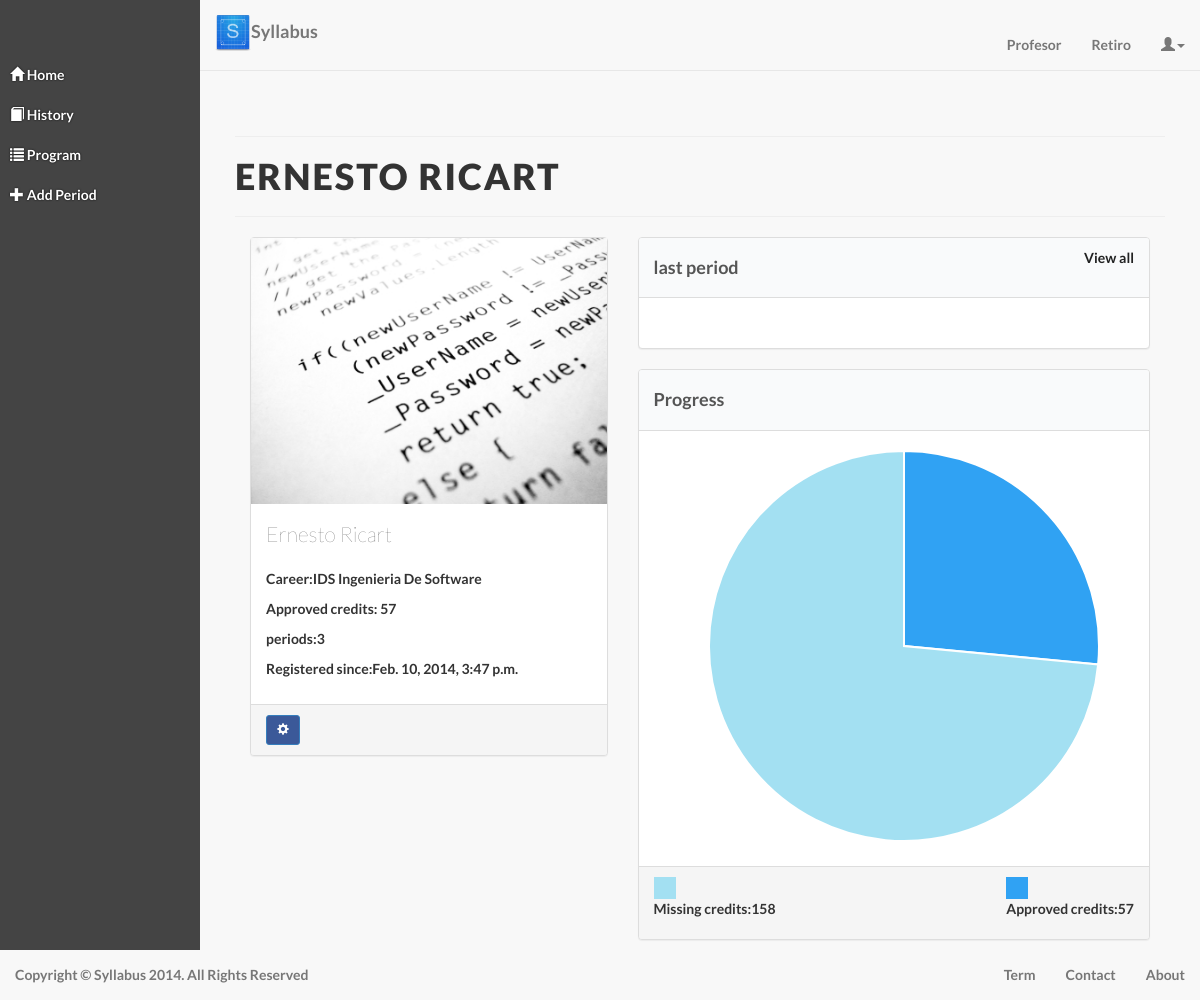
The app's page /dash/ (signed in) with its own data.
### account/models.py (models this page shows, shortened)
class UserProfile(models.Model):
    user = models.OneToOneField(User)
    carrera = models.ForeignKey('Carrera')
    def __unicode__(self):
        return self.user.email
    def get_credito_apobado (self):
        ap=0
        materia=MateriaDadas.objects.filter(user=self)
        for m in materia:
            ap += m.materia.credito
        return ap
    def get_credito_faltante(self):
        materias =Carrera.objects.get(id=self.carrera.id).materias.all()
        ap=0
        for m in materias:
            ap += m.credito
        return ap-self.get_credito_apobado()
    def get_Total_Trimestre(self):
        periodo=Periods.objects.filter(user=self)
        return len(periodo)

class Carrera(models.Model):
    id = models.CharField('ID', primary_key=True,max_length=3)
    nombre = models.CharField(max_length=30, blank=False, null=False)
    materias=models.ManyToManyField('Materia')
    max_credits=models.IntegerField(default=19)
    def __unicode__(self):
        return u'%s %s' % (self.id, self.nombre)

class MateriaDadas (models.Model):
    materia = models.ForeignKey('Materia')
    user = models.ForeignKey('UserProfile')
    aprobada = models.BooleanField(default=False)

class Materia(models.Model):
    id = models.CharField('ID', primary_key=True,max_length=6)
    nombre = models.CharField(blank=False, null=False,max_length=60)
    credito = models.IntegerField()
    creditoRequsito = models.IntegerField(default=0)
    importancia = models.IntegerField(default=0)
    profesor = models.ManyToManyField('Profesor',null=True, blank=True)
    prerequsito = models.ManyToManyField('Materia', null=True, blank=True)

### Dash/views.py (the view)
# urls.py: url(r'^dash/$','dash',name='dash'),
@login_required(login_url='/login/')
def dash(request):
    prof = UserProfile.objects.get(user=request.user)
    materia = MateriaDadas.objects.filter(user=UserProfile.objects.get(user=request.user))
    try:
        period=Periods.objects.filter(Q(user=prof) & Q(num=prof.get_Total_Trimestre))[0].materia.all()
    except:
        period=[]
    ctx={'uprofile':prof,'materias':period}
    return render_to_response('dash.html', ctx,context_instance=RequestContext(request))

### templates/dash.html (shortened to what this page needs)
{% extends 'Base-dash.html' %}
{% block contenido %}
<div class="padding">
  <div class="full col-sm-9">
    <div class="row">
<div class="page-header" >
  <h1>{{user.get_full_name}}</h1>
</div>
      <div class="col-sm-5">
        <div class="panel panel-default">
          <div class="panel-thumbnail"><img src="/static/img/ids.jpg" class="img-responsive"></div>
            <div class="panel-body">
              <p class="lead">{{user.get_full_name}}</p>
              <p><td>Career:{{ uprofile.carrera}}</p>
              <p>Approved credits: {{uprofile.get_credito_apobado}}</p>
              <p>periods:{{uprofile.get_Total_Trimestre}}</p>
              <p>Registered since:{{uprofile.user.date_joined}}</p>
            </div>
            <div class="panel-footer">
            <a href="/user/settings" class="btn btn-sm btn-primary" type="button" data-toggle="tooltip" data-original-title="Setting"><i class="glyphicon glyphicon-cog"></i></a>
          </div>
          </div>
        <br> <br>
        </div>
          <div class="col-sm-7">
            <div class="panel panel-default">
              <div class="panel-heading"><a href="/dash/history/" class="pull-right">View all</a> <h4>last period</h4></div>
              <div class="panel-body">
              </div>
            </div>
            <div class="panel panel-default">
              <div class="panel-heading"><h4>Progress</h4></div>
              <div class="panel-body">
 <script type="text/javascript">
 $(document).ready(function () {
    var pieData = [{
        value: {{uprofile.get_credito_apobado}},
        color: "#30A2F3",
    }, {
        value: {{uprofile.get_credito_faltante}},
        color: "#A3E0F2"
    }];
    var myPie = new Chart(document.getElementById("chart").getContext("2d")).Pie(pieData, {
        labelAlign: 'center'
    });
});
        </script>
        <canvas id="chart" width="500" height="400"></canvas>
              </div>
            <div class="panel-footer">
                        <div class="pull-right">  <div id="squareb"></div><p>Approved credits:{{uprofile.get_credito_apobado}}</p></div>
                        <div >  <div id="square"></div><p>Missing credits:{{uprofile.get_credito_faltante}}</p></div>
          </div>
          </div>
                      <br><br>
      </div>
    </div>
  </div>
{% endblock %}

### templates/Base-dash.html (shortened to what this page needs)
{% extends 'base.html' %}
{% block css %}
  <link rel="stylesheet" type="text/css" href="/static/css/dash-page.css">
    <link rel="stylesheet" type="text/css" href="/static/css/l.css">
{% endblock %}
{% block bar %}
<div class="wrapper">
    <div class="box">
        <div class="row row-offcanvas row-offcanvas-left">
        <div class="column col-sm-2 col-xs-1 sidebar-offcanvas" id="sidebar">
            <ul class="nav hidden-xs" id="lg-menu">
              <li class="active"><a href="/dash"><i class="glyphicon glyphicon-home"></i> Home</a></li>
              <li><a href="/dash/history/"><i class="glyphicon glyphicon-book"></i> History</a></li>
              <li><a href="/dash/program"><i class="glyphicon glyphicon-list"></i> Program</a></li>
              <li><a href="/complete/profile/"><i class="glyphicon glyphicon-plus"></i> Add Period</a></li>
            </ul>
          </div>
          <div class="column col-sm-10 col-xs-11" id="main">
            <div class="navbar navbar-default navbar-static-top">
              <div class="navbar-header">
                <a class="navbar-brand "  href="{% url "home" %}"><img src="/static/img/f.png" height="36px" weight="36px">Syllabus</a>
              </div>
              <div class="collapse navbar-collapse navbar-right navbar-ex1-collapse">
               <ul class="nav navbar-nav">
                 <li><a href = "/profesores/page/1">Profesor</a></li>
               <li><a href = "#">Retiro</a></li>
              <li class="dropdown"> <a href="#" class="dropdown-toggle" data-toggle="dropdown"><span class="glyphicon glyphicon-user"></span><b class="caret"></b></a>
                    </li>
                </ul>
            </div>
        </div>
  {% endblock %}
{%block content%}
{% block contenido %}
{% endblock contenido %}
    </div>
  </div>
</div>
{%endblock%}

### templates/base.html (shortened to what this page needs)
<!DOCTYPE HTML>
<HTML lang="es">
<head>
    <link href="/static/css/bootstrap.min.css" rel="stylesheet" type="text/css" media="all">
    <link href="font-awesome/css/font-awesome.min.css" rel="stylesheet">
    <link href="/static/css/style.css" rel="stylesheet" type="text/css" media="all">
    {% block css%}
    {%endblock%}
	</HEAD>
<BODY>
   {% block bar%}{% endblock %}
  {% block content %}
  {% endblock%}
  <footer>
  <div class = "container" >
      <nav class="navbar-default navbar-fixed-bottom " >
          <p class = "navbar-text pull-left">Copyright &copy; Syllabus 2014. All Rights Reserved</p>
          <a class="navbar-text pull-right" href="{% url "about" %}">About</a>
          <a class="navbar-text pull-right" href="{% url "contact" %}">Contact</a>
          <a class="navbar-text pull-right" href="{% url "about" %}">Term</a>
      </nav>
  </div>
  </footer>
</BODY>
</HTML>

### static/css/style.css (style rules this page uses)
html, body { padding-top: 30px; padding-bottom: 40px; height: 100%; }
body, h1, h2, h3, h4, h5, h6 { font-family: "Lato", "Helvetica Neue", Helvetica, Arial, sans-serif; font-weight: 700; }
.nav { margin-top: 20px; }
div { padding: 0; margin: 0; }
#square { width: 100px; height: 100px; background: red; }

### static/css/dash-page.css (style rules this page uses)
body, html { height: 100%; width: 100%; }
a { color:#222222; }
.wrapper, .row { height: 100%; margin-left:0; margin-right:0; }
.wrapper:before, .wrapper:after, .column:before, .column:after { content: ""; display: table; }
.wrapper:after, .column:after { clear: both; }
.column { height: 100%; overflow: auto; *zoom:1; }
.column .padding { padding: 20px; }
.full { padding-top:0px; }
.box { bottom: 0; left: 0; position: absolute; right: 0; top: 0; background-color:#444444; height: 100%; }
#main { background-color:#f8f8f8; padding-left:0; padding-right:0; }
#sidebar { padding:0px; padding-top:15px; }
#sidebar, #sidebar a, #sidebar-footer a { color:#ffffff; background-color:transparent; text-shadow:0 0 2px #000000; padding-left:5px; }
h1,h2,h3 { font-weight:800; }
.btn-primary,.label-primary,.list-group-item.active, .list-group-item.active:hover, .list-group-item.active:focus { background-color:#3B5999; color:#fffffe; }
.page-header { margin-top: 25px; padding-top: 0px; border-top:1px solid #eeeeee; font-weight:700; text-transform:uppercase; letter-spacing:2px; }
.panel-default .panel-heading { background-color:#f9fafb; color:#555555; }
.col-sm-9.full { width: 100%; }

### static/css/l.css (style rules this page uses)
body, html { height: 100%; width: 100%; }
a { color:#222222; }
.wrapper, .row { height: 100%; margin-left:0; margin-right:0; }
.wrapper:before, .wrapper:after, .column:before, .column:after { content: ""; display: table; }
.wrapper:after, .column:after { clear: both; }
.column { height: 100%; overflow: auto; *zoom:1; }
.column .padding { padding: 20px; }
.full { padding-top:0px; }
.box { bottom: 0; left: 0; position: absolute; right: 0; top: 0; background-color:#444444; height: 100%; }
#main { background-color:#f8f8f8; padding-left:0; padding-right:0; }
#sidebar { padding:0px; padding-top:15px; }
#sidebar, #sidebar a, #sidebar-footer a { color:#ffffff; background-color:transparent; text-shadow:0 0 2px #000000; padding-left:5px; }
h1,h2,h3 { font-weight:800; }
.btn-primary,.label-primary,.list-group-item.active, .list-group-item.active:hover, .list-group-item.active:focus { background-color:#3B5999; color:#fffffe; }
.page-header { margin-top: 25px; padding-top: 0px; border-top:1px solid #eeeeee; font-weight:700; text-transform:uppercase; letter-spacing:2px; }
.panel-default .panel-heading { background-color:#f9fafb; color:#555555; }
.col-sm-9.full { width: 100%; }

### templates/dash.html (style rules this page uses)
#squareb { width: 22px; height: 22px; background: #30A2F3; }
#square { width: 22px; height: 22px; background: #A3E0F2; }

### records on screen
UserProfile: carrera "IDS Ingenieria De Software", get_credito_apobado "57", get_Total_Trimestre "3", user.date_joined "Feb. 10, 2014, 3:47 p.m.", get_credito_faltante "158"

### other values on screen
{{ user.get_full_name }} "ERNESTO RICART"
{{ user.get_full_name }} "Ernesto Ricart"
chart data {{ uprofile.get_credito_apobado }} 57
chart data {{ uprofile.get_credito_faltante }} 158
